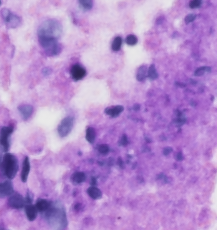
#> input picture example.png, 217 x 230 px
$ python masking.py
#> lines starting #> are read from the running program, lines starting #| are printed output that depends on the picture
#> in main, img is the input picture: PIL image 217x230 RGB; mean R, G, B 179.3, 137.8, 205.7
from PIL import Image, ImageDraw
import cv2
import numpy as np
import random

def centre_mask(img: Image.Image)-> Image.Image:
    mask = Image.new("L", img.size, 0)
#> mask: PIL image 217x230 L; every value is 0
    draw = ImageDraw.Draw(mask)
    cx, cy = img.size[0] // 2, img.size[1] // 2
#> cx = 108; cy = 115
    radius = 80
    draw.ellipse((cx - radius, cy - radius, cx + radius, cy + radius), fill=255)
    return Image.composite(img, Image.new("RGB", img.size, (0, 0, 0)), mask)
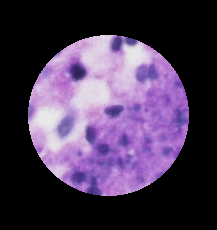
#> returned value: PIL image 217x230 RGB; mean R, G, B 72.3, 55.8, 83.5

def non_centre_mask(img: Image.Image)-> Image.Image:
    mask = Image.new("L", img.size, 255)
#> mask: PIL image 217x230 L; every value is 255
    draw = ImageDraw.Draw(mask)
    cx, cy = img.size[0] // 2, img.size[1] // 2
#> cx = 108; cy = 115
    radius = 80
    draw.ellipse((cx - radius, cy - radius, cx + radius, cy + radius), fill=0)
    return Image.composite(img, Image.new("RGB", img.size, (0, 0, 0)), mask)
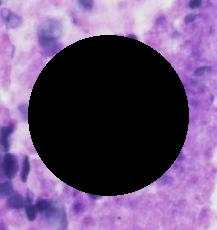
#> returned value: PIL image 217x230 RGB; mean R, G, B 106.9, 82, 122.2

def random_mask(img: Image.Image)-> Image.Image:
    random.seed(1)
    img_np = np.array(img)
    h, w = img_np.shape[:2]
#> h = 230; w = 217
    grid_rows, grid_cols = 10, 10
    cell_h, cell_w = h // grid_rows, w // grid_cols
#> cell_h = 23; cell_w = 21

    # Select 50 random grid cells to mask
    total_cells = [(i, j) for i in range(grid_rows) for j in range(grid_cols)]
    to_mask = random.sample(total_cells, k=len(total_cells) // 2)

    for i, j in to_mask:
        y_start, y_end = i * cell_h, (i + 1) * cell_h
        x_start, x_end = j * cell_w, (j + 1) * cell_w
        img_np[y_start:y_end, x_start:x_end] = 0  # black out
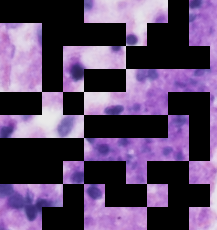
#> img_np: shape (230, 217, 3); mean R, G, B 91.9, 70.8, 105.6

    return Image.fromarray(img_np)


def main():
    img = Image.open("example.png")
    c = centre_mask(img)
    n = non_centre_mask(img)
    r = random_mask(img)
    c.save("c.png")
    n.save("n.png")
    r.save("r.png")

if __name__ == "__main__":
    main()
